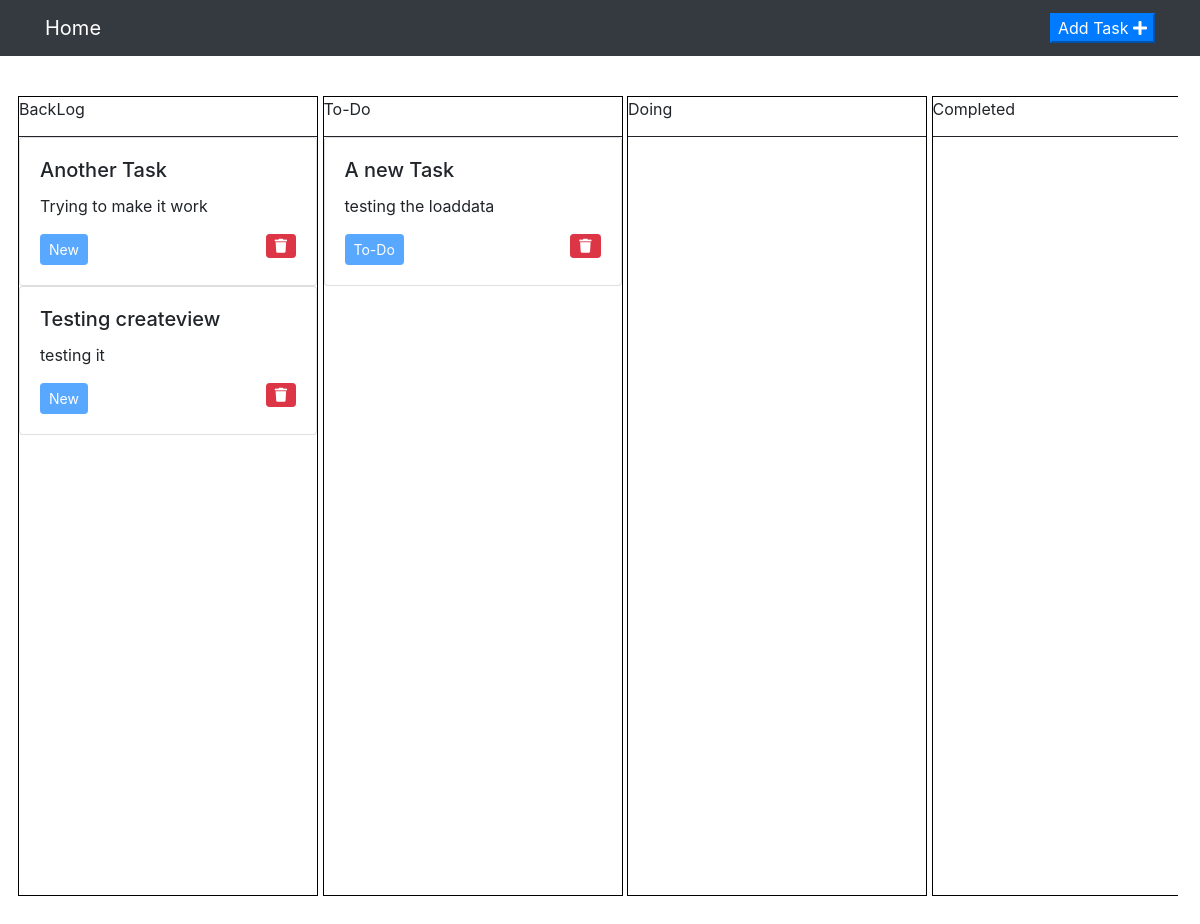
Page /task/ on the earlier database version.
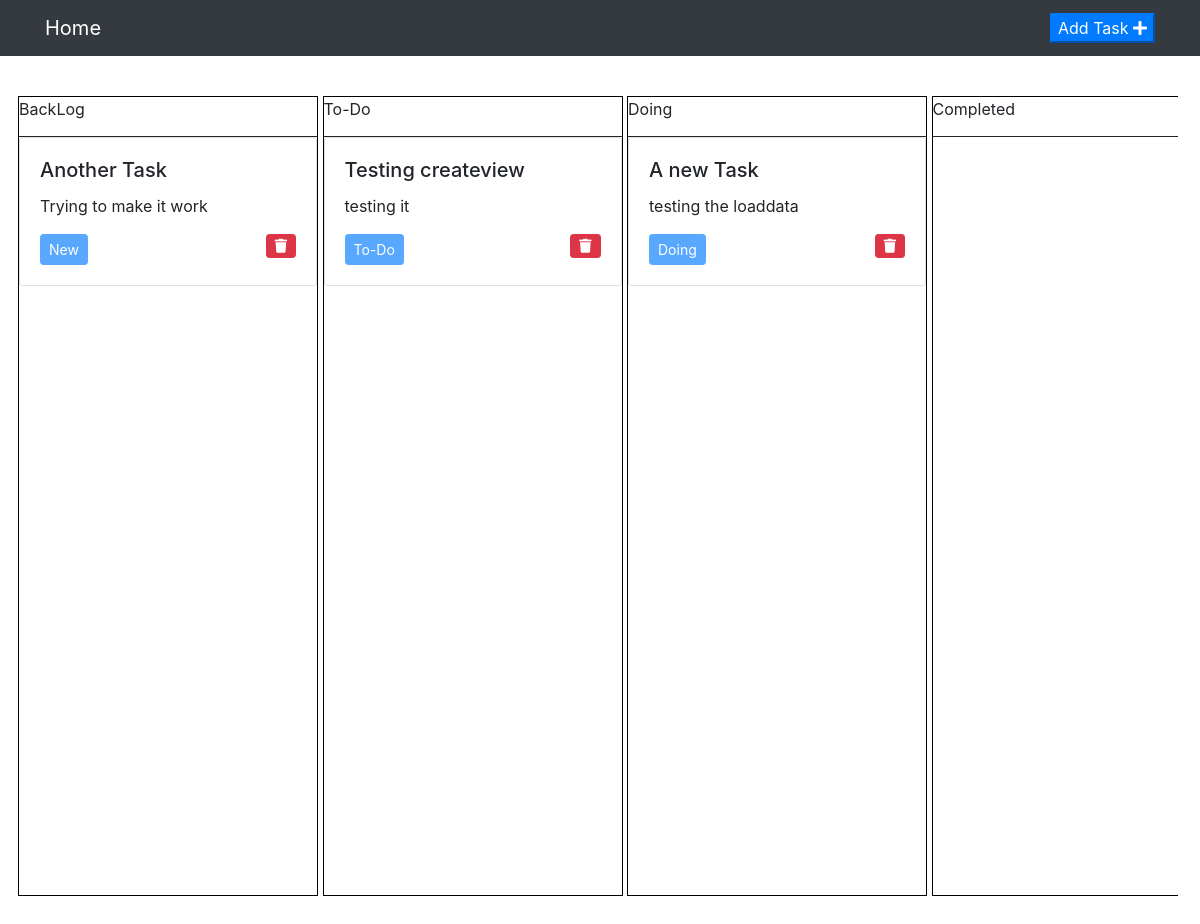
Same page on the later database version.
### task/models.py (models this page shows, shortened)
class Task(models.Model):
    STATUS_CHOICES = [
        ('To-Do', 'To-Do'),
        ('Doing', 'Doing'),
        ('Completed', 'Completed'),
        ('QA', 'QA'),
        ('Closed', 'Closed'),
        ('New', 'New')
    ]
    Title = models.CharField(max_length=250)
    Description = models.TextField(max_length=10000)
    Status = models.CharField(max_length=7,
                              default='New',
                              choices=STATUS_CHOICES,)
    def __str__(self):
        return self.Title

### task/views.py (the view)
def index(request):
    template = loader.get_template('task/task_list.html')
    allTasks = Task.objects.all()
    context = {
        'allTasks': allTasks
    }
    return HttpResponse(template.render(context, request))

### templates/task/task_list.html (shortened to what this page needs)
{% extends "task/index.html" %}
{% load static %}
{% block task_list %}
    <div class="row">
        {% for task in allTasks %}
            <div class="card" id="card-{{ task.pk }}" draggable="true" ondragstart="drag(event)">
                <div class="card-body">
                    <h5 class="card-title">{{ task }}</h5>
                    <p class="card-text">{{ task.Description }}</p>
                    <a href="#" class="btn btn-sm btn-primary disabled status">{{ task.Status }}</a>
                    <a href="{% url 'task:task-delete' task.pk %} " class="btn btn-sm btn-danger float-right"><i
                            class="fas fa-trash"></i></a>
                </div>
            </div>
        {% endfor %}
    </div>
{% endblock %}

Differences in the rows shown:
changed Task "A new Task": Status "To-Do" → "Doing"
changed Task "Testing createview": Status "New" → "To-Do"
